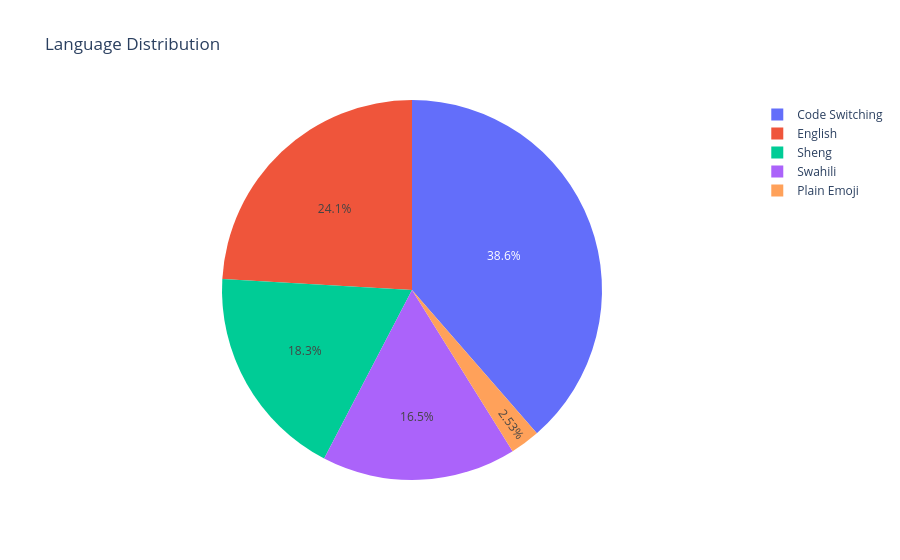

Notebook source saved alongside this figure:
### Markdown cell above
### E) Language Distribution

The language distribution analysis identified the dominant languages used in the dataset.  

This is important for preprocessing decisions such as stopword removal, tokenization strategy, and determining whether multilingual modeling is required.

### Code cell
eda.language_insights()

### Figure 1 — Plotly figure (JSON) as saved in the notebook; plotly's stock layout.template omitted (floating-point values rounded to 4 significant figures)
{"data": [{"domain": {"x": [0, 1], "y": [0, 1]}, "hovertemplate": "language=%{label}<br>count=%{value}<extra></extra>", "labels": ["Code Switching", "English", "Sheng", "Swahili", "Plain Emoji"], "legendgroup": "", "name": "", "showlegend": true, "type": "pie", "values": [2320, 1447, 1099, 994, 152]}], "layout": {"legend": {"tracegroupgap": 0}, "title": {"text": "Language Distribution"}}}
